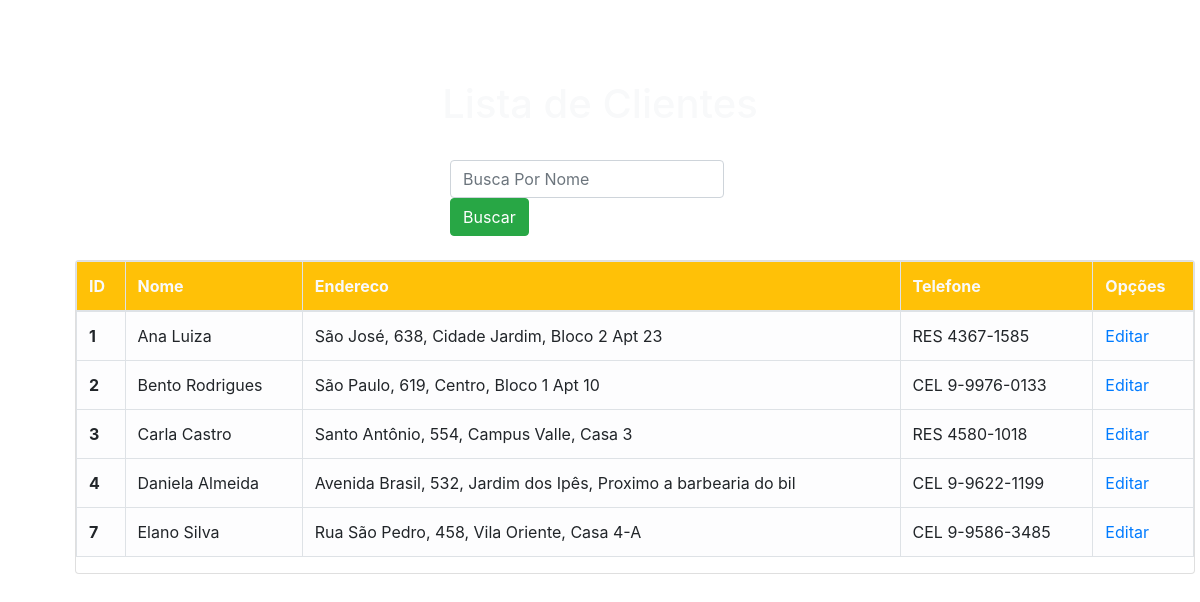
Before: /clientes with the older database file.
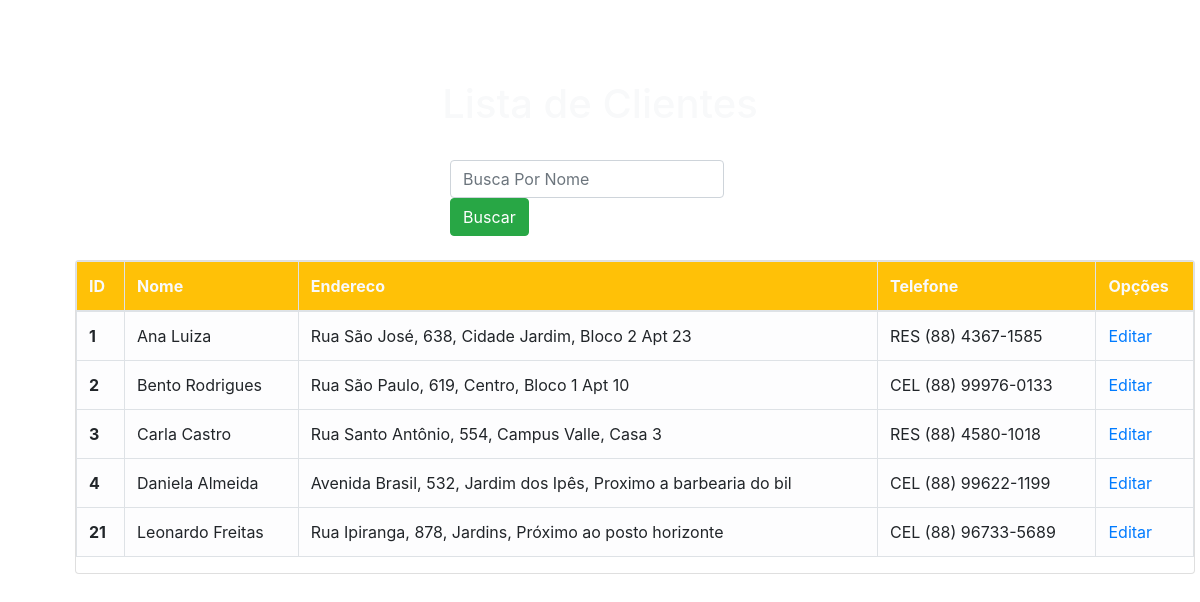
After: the same page with the newer database file.
### tables this page shows
CREATE TABLE endereco(
	id INTEGER PRIMARY KEY AUTOINCREMENT,
	clienteid INT,
	rua TEXT(150) NOT NULL,
	numero TEXT(20),
	bairro TEXT(50) NOT NULL,
	complemento TEXT (150),
	CONSTRAINT fk_endereco_cliente FOREIGN KEY(clienteid) REFERENCES cliente(id)
);

CREATE TABLE cliente(
	id INTEGER PRIMARY KEY AUTOINCREMENT,
	nome TEXT(30) NOT NULL,
	sobrenome TEXT(30) NOT NULL
);

CREATE TABLE telefone(
	id INTEGER PRIMARY KEY AUTOINCREMENT,
	tipo TEXT(3) NOT NULL,
	telnum TEXT(15) NOT NULL,
	clienteid INT,
	CHECK (TIPO IN ('RES','COM','CEL')),
	FOREIGN KEY(clienteid) REFERENCES cliente(id)
);

### app.py (the view)
@app.route('/clientes', methods=('GET', 'POST'))
def clientes():
    conn = get_db_connection()
    if request.method == 'POST':
        busca = request.form['busca'].capitalize()
        todos = conn.execute("SELECT t.tipo, t.telnum, i.rua, i.numero, i.bairro, i.complemento, l.id, l.nome, l.sobrenome \
                                FROM cliente l\
                                INNER JOIN endereco i\
                                ON i.clienteid = l.id \
                                INNER JOIN telefone t\
                                ON t.clienteid = l.id \
                                WHERE l.nome = (?)\
                                ORDER BY l.nome;",(busca,)).fetchall()
    else:
        todos = conn.execute('SELECT t.tipo, t.telnum, i.rua, i.numero, i.bairro, i.complemento, l.id, l.nome, l.sobrenome \
                                        FROM cliente l\
                                        INNER JOIN endereco i\
                                        ON i.clienteid = l.id \
                                        INNER JOIN telefone t\
                                        ON t.clienteid = l.id \
                                        ORDER BY l.id;').fetchall()
    conn.close()
    return render_template('clientes.html', todos=todos)

### app.py (called while the page is built)
def get_db_connection():
    conn = sqlite3.connect('database.db')
    conn.row_factory = sqlite3.Row
    return conn

### templates/clientes.html
{% extends 'base.html' %}
{% block content %}
<br>
    <h1 class="text-center text-light">{% block title %} Lista de Clientes {% endblock%}</h1>
<br>
    <div class="mx-auto" style="width: 300px;">
        <form class= "form-inline my-2 my-lg-0" method="post">
            <br>
            <input type="text" class = "form-control text-capitalize" name="busca"
                   placeholder="Busca por nome"
                   value="{{ request.form['busca'] }}"></input>
            <br>
            <button class="btn btn-success" type="submit">Buscar</button>
        </form>
    </div>
<br>
<div class="mx-auto" style="width: 1050px;">
    <div class="card" style="width: 70rem;">
        <table class="table table-hover table-bordered table-light">
          <thead class="bg-warning text-light">
            <tr>
              <th scope="col">ID</th>
              <th scope="col">Nome</th>
              <th scope="col">Endereco</th>
              <th scope="col">Telefone</th>
              <th scope="col">Opções</th>
            </tr>
          </thead>
          <tbody>
            {% for todo in todos %}
              <tr class='todos'>
                <th scope="row">{{ todo['id'] }}</th>
                <td>{{ todo['nome'] }} {{ todo['sobrenome'] }}</td>
                <td>{{ todo['rua'] }}, {{ todo['numero'] }}, {{ todo['bairro'] }}, {{ todo['complemento'] }}</td>
                <td>{{ todo['tipo'] }} {{ todo['telnum'] }}</td>
                <td><a href="{{ url_for('editar', id=todo['id']) }}">Editar</a></td>
              </tr>
            {% endfor %}
          </tbody>
        </table>
    </div>
</div>
<br>
<br>
<br>
<br>
<br>
<br>
{% endblock %}

### templates/base.html (shortened to what this page needs)
<!DOCTYPE html>
<html lang="pt-br">
  <head>
    <link rel="stylesheet" href="https://stackpath.bootstrapcdn.com/bootstrap/4.1.3/css/bootstrap.min.css">
  </head>
  <body>
        <nav class="navbar navbar-expand-lg navbar-dark shadow-5-strong justify-content-center">
                    <ul class="navbar-nav me-auto mb-2 mb-lg-0"f>
                        <li class="nav-item">
                            <a class="nav-link active" href="{{url_for('index')}}">Início</a>
                        </li>
                        <li class="nav-item">
                            <a class="nav-link active" href="{{url_for('clientes')}}">Clientes</a>
                        </li>
                        <li class="nav-item">
                            <a class="nav-link active" href="{{url_for('cadastro')}}">Cadastro</a>
                        </li>
                    </ul>
                </nav>
        <div class="content">
            {% block content %} {% endblock %}
        </div>
  </body>
</html>

### templates/base.html (style rules this page uses)
body { background-image: url('../static/img/bread1.jpg'); background-repeat: no-repeat; background-size: cover; }

Changed rows visible on the page:
removed endereco: id "7", nome "Elano", sobrenome "Silva", rua "Rua São Pedro", numero "458", bairro "Vila Oriente", complemento "Casa 4-A", tipo "CEL", telnum "9-9586-3485"
changed endereco "Cidade Jardim": rua "São José" → "Rua São José"; telnum "4367-1585" → "(88) 4367-1585"
changed endereco "Centro": rua "São Paulo" → "Rua São Paulo"; telnum "9-9976-0133" → "(88) 99976-0133"
changed endereco "Campus Valle": rua "Santo Antônio" → "Rua Santo Antônio"; telnum "4580-1018" → "(88) 4580-1018"
changed through a linked row, endereco "Avenida Brasil": telnum "9-9622-1199" → "(88) 99622-1199"
added endereco: id "21", nome "Leonardo", sobrenome "Freitas", rua "Rua Ipiranga", numero "878", bairro "Jardins", complemento "Próximo ao posto horizonte", tipo "CEL", telnum "(88) 96733-5689"
